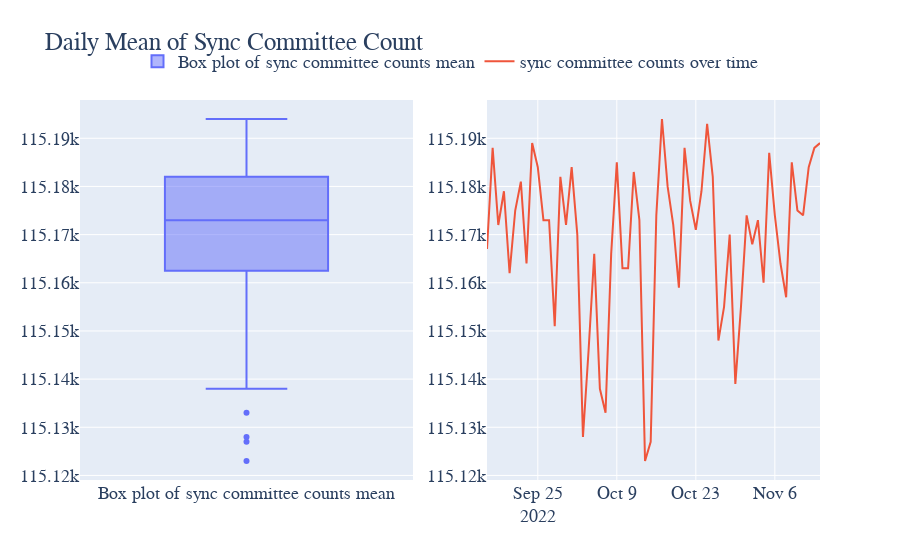

Notebook code for this chart:
### Code cell
import pandas as pd
import plotly.graph_objects as go
from plotly.subplots import make_subplots

# Sample data, replace with your actual data
df = reward.copy()

# Calculate the mean of proposer_count by Date
sync_sum = df.groupby('Date')['sync_count'].sum().reset_index()
sync_sum = sync_sum.iloc[1:-2]
# Create a subplot layout: 2 rows and 1 column
fig = make_subplots(rows=1, cols=2, shared_xaxes=True, vertical_spacing=0.1)

# Add box plot to the top
fig.add_trace(go.Box(y=sync_sum['sync_count'], name='Box plot of sync committee counts mean'), row=1, col=1)

# Add time series plot to the bottom
fig.add_trace(go.Scatter(x=sync_sum['Date'], y=sync_sum['sync_count'], mode='lines', name='sync committee counts over time'), row=1, col=2)

# Set the font to 'Courier New', title for the figure, and adjust legend position
fig.update_layout(
    font=dict(
        family="Courier New, monospace",
        size=18,
    ),
    title='Daily Mean of Sync Committee Count',
    legend=dict(
        x=0.5,
        y=1.15,
        orientation="h",
        xanchor="center"
    )
)

fig.show()

### Figure 1 — Plotly figure (JSON) as saved in the notebook; plotly's stock layout.template omitted (floating-point values rounded to 4 significant figures)
{"data": [{"name": "Box plot of sync committee counts mean", "type": "box", "xaxis": "x", "y": [115167, 115188, 115172, 115179, 115162, 115175, 115181, 115164, 115189, 115184, 115173, 115173, 115151, 115182, 115172, 115184, 115170, 115128, 115146, 115166, 115138, 115133, 115166, 115185, 115163, 115163, 115183, 115173, 115123, 115127, 115174, 115194, 115180, 115172, 115159, 115188, 115177, 115171, 115179, 115193, 115182, 115148, 115155, 115170, 115139, 115155, 115174, 115168, 115173, 115160, 115187, 115174, 115164, 115157, 115185, 115175, 115174, 115184, 115188, 115189], "yaxis": "y"}, {"mode": "lines", "name": "sync committee counts over time", "type": "scatter", "x": ["2022-09-16T00:00:00", "2022-09-17T00:00:00", "2022-09-18T00:00:00", "2022-09-19T00:00:00", "2022-09-20T00:00:00", "2022-09-21T00:00:00", "2022-09-22T00:00:00", "2022-09-23T00:00:00", "2022-09-24T00:00:00", "2022-09-25T00:00:00", "2022-09-26T00:00:00", "2022-09-27T00:00:00", "2022-09-28T00:00:00", "2022-09-29T00:00:00", "2022-09-30T00:00:00", "2022-10-01T00:00:00", "2022-10-02T00:00:00", "2022-10-03T00:00:00", "2022-10-04T00:00:00", "2022-10-05T00:00:00", "2022-10-06T00:00:00", "2022-10-07T00:00:00", "2022-10-08T00:00:00", "2022-10-09T00:00:00", "2022-10-10T00:00:00", "2022-10-11T00:00:00", "2022-10-12T00:00:00", "2022-10-13T00:00:00", "2022-10-14T00:00:00", "2022-10-15T00:00:00", "2022-10-16T00:00:00", "2022-10-17T00:00:00", "2022-10-18T00:00:00", "2022-10-19T00:00:00", "2022-10-20T00:00:00", "2022-10-21T00:00:00", "2022-10-22T00:00:00", "2022-10-23T00:00:00", "2022-10-24T00:00:00", "2022-10-25T00:00:00", "2022-10-26T00:00:00", "2022-10-27T00:00:00", "2022-10-28T00:00:00", "2022-10-29T00:00:00", "2022-10-30T00:00:00", "2022-10-31T00:00:00", "2022-11-01T00:00:00", "2022-11-02T00:00:00", "2022-11-03T00:00:00", "2022-11-04T00:00:00", "2022-11-05T00:00:00", "2022-11-06T00:00:00", "2022-11-07T00:00:00", "2022-11-08T00:00:00", "2022-11-09T00:00:00", "2022-11-10T00:00:00", "2022-11-11T00:00:00", "2022-11-12T00:00:00", "2022-11-13T00:00:00", "2022-11-14T00:00:00"], "xaxis": "x2", "y": [115167, 115188, 115172, 115179, 115162, 115175, 115181, 115164, 115189, 115184, 115173, 115173, 115151, 115182, 115172, 115184, 115170, 115128, 115146, 115166, 115138, 115133, 115166, 115185, 115163, 115163, 115183, 115173, 115123, 115127, 115174, 115194, 115180, 115172, 115159, 115188, 115177, 115171, 115179, 115193, 115182, 115148, 115155, 115170, 115139, 115155, 115174, 115168, 115173, 115160, 115187, 115174, 115164, 115157, 115185, 115175, 115174, 115184, 115188, 115189], "yaxis": "y2"}], "layout": {"font": {"family": "Courier New, monospace", "size": 18}, "legend": {"orientation": "h", "x": 0.5, "xanchor": "center", "y": 1.15}, "title": {"text": "Daily Mean of Sync Committee Count"}, "xaxis": {"anchor": "y", "domain": [0, 0.45]}, "xaxis2": {"anchor": "y2", "domain": [0.55, 1]}, "yaxis": {"anchor": "x", "domain": [0, 1]}, "yaxis2": {"anchor": "x2", "domain": [0, 1]}}}
